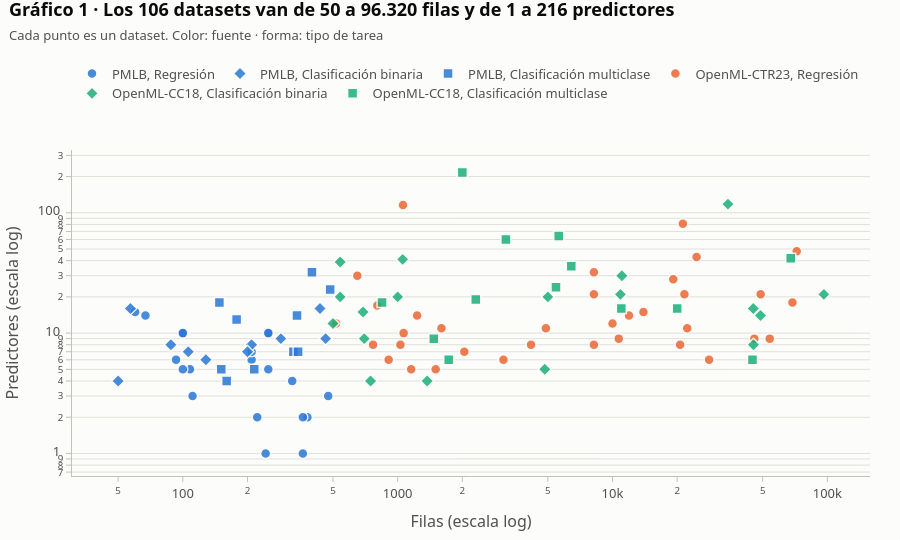

Notebook code cell kept with this figure:
### Markdown cell above
## 1. Origen de los datos

La idea era conseguir datasets que cubrieran cada uno de los casos que el usuario podría llegar a elegir a través del form. 

La colección combina tres fuentes públicas: **OpenML-CC18** (clasificación, ≥ 500 filas),
**OpenML-CTR23** (regresión, ≥ 500 filas) y **PMLB** (ambas tareas, < 500 filas). De 267
candidatos, 195 cumplían los criterios de elegibilidad y se conservaron **106**, estratificados
por tamaño y tipo de tarea para que ningún régimen domine la comparación.

### Code cell
datasets = pd.DataFrame(COLECCION["datasets"])
FUENTES = {"openml-cc18": "OpenML-CC18", "openml-ctr23": "OpenML-CTR23", "pmlb": "PMLB"}
TAREAS = {"regression": "Regresión", "binary classification": "Clasificación binaria",
          "multiclass classification": "Clasificación multiclase"}
datasets["fuente"] = datasets.source.map(FUENTES)
datasets = datasets.merge(METAFEATURES[["dataset", "task", "rows"]].rename(
    columns={"dataset": "name", "task": "tarea_mf", "rows": "banda_filas"}), on="name")
datasets["tarea"] = datasets.tarea_mf.map(TAREAS)

fig = px.scatter(
    datasets, x="rows", y="predictors", color="fuente", symbol="tarea",
    log_x=True, log_y=True, hover_name="name",
    hover_data={"rows": ":,", "predictors": True, "fuente": True, "tarea": True},
    color_discrete_sequence=[AZUL, NARANJA, AQUA],
    symbol_sequence=["circle", "diamond", "square"],
    labels={"rows": "Filas (escala log)", "predictors": "Predictores (escala log)",
            "fuente": "Fuente", "tarea": "Tarea"},
)
fig.update_traces(marker=dict(size=10, opacity=0.85, line=dict(width=1.5, color=FONDO)))
estilo(fig, f"Gráfico 1 · Los {len(datasets)} datasets van de {datasets.rows.min():,} a "
            f"{datasets.rows.max():,} filas y de {datasets.predictors.min()} a "
            f"{datasets.predictors.max()} predictores".replace(",", "."),
       "Cada punto es un dataset. Color: fuente · forma: tipo de tarea", alto=540).show()

### Figure 1 — Plotly figure (JSON) as saved in the notebook; plotly's stock layout.template omitted (floating-point values rounded to 4 significant figures)
{"data": [{"customdata": [["PMLB", "Regresión"], ["PMLB", "Regresión"], ["PMLB", "Regresión"], ["PMLB", "Regresión"], ["PMLB", "Regresión"], ["PMLB", "Regresión"], ["PMLB", "Regresión"], ["PMLB", "Regresión"], ["PMLB", "Regresión"], ["PMLB", "Regresión"], ["PMLB", "Regresión"], ["PMLB", "Regresión"], ["PMLB", "Regresión"], ["PMLB", "Regresión"], ["PMLB", "Regresión"], ["PMLB", "Regresión"], ["PMLB", "Regresión"], ["PMLB", "Regresión"], ["PMLB", "Regresión"], ["PMLB", "Regresión"]], "hovertemplate": "<b>%{hovertext}</b><br><br>Fuente=%{customdata[0]}<br>Tarea=%{customdata[1]}<br>Filas (escala log)=%{x:,}<br>Predictores (escala log)=%{y}<extra></extra>", "hovertext": ["210_cloud", "230_machine_cpu", "519_vinnie", "527_analcatdata_election2000", "542_pollution", "557_analcatdata_apnea1", "561_cpu", "591_fri_c1_100_10", "602_fri_c3_250_10", "611_fri_c3_100_5", "613_fri_c3_250_5", "634_fri_c2_100_10", "657_fri_c2_250_10", "678_visualizing_environmental", "690_visualizing_galaxy", "706_sleuth_case1202", "712_chscase_geyser1", "first_principles_supernovae_zg", "nikuradse_1", "nikuradse_2"], "legendgroup": "PMLB, Regresión", "marker": {"color": "#2a78d6", "line": {"color": "#fcfcfb", "width": 1.5}, "opacity": 0.85, "size": 10, "symbol": "circle"}, "mode": "markers", "name": "PMLB, Regresión", "orientation": "v", "showlegend": true, "type": "scatter", "x": [108, 209, 380, 67, 60, 475, 209, 100, 250, 100, 250, 100, 250, 111, 323, 93, 222, 243, 362, 362], "xaxis": "x", "y": [5, 6, 2, 14, 15, 3, 7, 10, 10, 5, 5, 10, 10, 3, 4, 6, 2, 1, 2, 1], "yaxis": "y"}, {"customdata": [["PMLB", "Clasificación binaria"], ["PMLB", "Clasificación binaria"], ["PMLB", "Clasificación binaria"], ["PMLB", "Clasificación binaria"], ["PMLB", "Clasificación binaria"], ["PMLB", "Clasificación binaria"], ["PMLB", "Clasificación binaria"], ["PMLB", "Clasificación binaria"], ["PMLB", "Clasificación binaria"], ["PMLB", "Clasificación binaria"]], "hovertemplate": "<b>%{hovertext}</b><br><br>Fuente=%{customdata[0]}<br>Tarea=%{customdata[1]}<br>Filas (escala log)=%{x:,}<br>Predictores (escala log)=%{y}<extra></extra>", "hovertext": ["analcatdata_aids", "appendicitis", "biomed", "breast_cancer", "congressional_voting_records", "labor", "mux6", "postoperative_patient_data", "prnn_crabs", "saheart"], "legendgroup": "PMLB, Clasificación binaria", "marker": {"color": "#2a78d6", "line": {"color": "#fcfcfb", "width": 1.5}, "opacity": 0.85, "size": 10, "symbol": "diamond"}, "mode": "markers", "name": "PMLB, Clasificación binaria", "orientation": "v", "showlegend": true, "type": "scatter", "x": [50, 106, 209, 286, 435, 57, 128, 88, 200, 462], "xaxis": "x", "y": [4, 7, 8, 9, 16, 16, 6, 8, 7, 9], "yaxis": "y"}, {"customdata": [["PMLB", "Clasificación multiclase"], ["PMLB", "Clasificación multiclase"], ["PMLB", "Clasificación multiclase"], ["PMLB", "Clasificación multiclase"], ["PMLB", "Clasificación multiclase"], ["PMLB", "Clasificación multiclase"], ["PMLB", "Clasificación multiclase"], ["PMLB", "Clasificación multiclase"], ["PMLB", "Clasificación multiclase"], ["PMLB", "Clasificación multiclase"]], "hovertemplate": "<b>%{hovertext}</b><br><br>Fuente=%{customdata[0]}<br>Tarea=%{customdata[1]}<br>Filas (escala log)=%{x:,}<br>Predictores (escala log)=%{y}<extra></extra>", "hovertext": ["calendarDOW", "collins", "ecoli", "hayes_roth", "lymphography", "new_thyroid", "penguins", "schizo", "tae", "wine_recognition"], "legendgroup": "PMLB, Clasificación multiclase", "marker": {"color": "#2a78d6", "line": {"color": "#fcfcfb", "width": 1.5}, "opacity": 0.85, "size": 10, "symbol": "square"}, "mode": "markers", "name": "PMLB, Clasificación multiclase", "orientation": "v", "showlegend": true, "type": "scatter", "x": [399, 485, 327, 160, 148, 215, 344, 340, 151, 178], "xaxis": "x", "y": [32, 23, 7, 4, 18, 5, 7, 14, 5, 13], "yaxis": "y"}, {"customdata": [["OpenML-CTR23", "Regresión"], ["OpenML-CTR23", "Regresión"], ["OpenML-CTR23", "Regresión"], ["OpenML-CTR23", "Regresión"], ["OpenML-CTR23", "Regresión"], ["OpenML-CTR23", "Regresión"], ["OpenML-CTR23", "Regresión"], ["OpenML-CTR23", "Regresión"], ["OpenML-CTR23", "Regresión"], ["OpenML-CTR23", "Regresión"], ["OpenML-CTR23", "Regresión"], ["OpenML-CTR23", "Regresión"], ["OpenML-CTR23", "Regresión"], ["OpenML-CTR23", "Regresión"], ["OpenML-CTR23", "Regresión"], ["OpenML-CTR23", "Regresión"], ["OpenML-CTR23", "Regresión"], ["OpenML-CTR23", "Regresión"], ["OpenML-CTR23", "Regresión"], ["OpenML-CTR23", "Regresión"], ["OpenML-CTR23", "Regresión"], ["OpenML-CTR23", "Regresión"], ["OpenML-CTR23", "Regresión"], ["OpenML-CTR23", "Regresión"], ["OpenML-CTR23", "Regresión"], ["OpenML-CTR23", "Regresión"], ["OpenML-CTR23", "Regresión"], ["OpenML-CTR23", "Regresión"], ["OpenML-CTR23", "Regresión"], ["OpenML-CTR23", "Regresión"], ["OpenML-CTR23", "Regresión"], ["OpenML-CTR23", "Regresión"], ["OpenML-CTR23", "Regresión"], ["OpenML-CTR23", "Regresión"], ["OpenML-CTR23", "Regresión"]], "hovertemplate": "<b>%{hovertext}</b><br><br>Fuente=%{customdata[0]}<br>Tarea=%{customdata[1]}<br>Filas (escala log)=%{x:,}<br>Predictores (escala log)=%{y}<extra></extra>", "hovertext": ["Moneyball", "QSAR_fish_toxicity", "abalone", "airfoil_self_noise", "auction_verification", "brazilian_houses", "california_housing", "cars", "concrete_compressive_strength", "cps88wages", "cpu_activity", "diamonds", "energy_efficiency", "fifa", "forest_fires", "fps_benchmark", "geographical_origin_of_music", "grid_stability", "health_insurance", "kin8nm", "kings_county", "miami_housing", "naval_propulsion_plant", "physiochemical_protein", "pumadyn32nh", "red_wine", "sarcos", "socmob", "solar_flare", "space_ga", "student_performance_por", "superconductivity", "video_transcoding", "wave_energy", "white_wine"], "legendgroup": "OpenML-CTR23, Regresión", "marker": {"color": "#eb6834", "line": {"color": "#fcfcfb", "width": 1.5}, "opacity": 0.85, "size": 10, "symbol": "circle"}, "mode": "markers", "name": "OpenML-CTR23, Regresión", "orientation": "v", "showlegend": true, "type": "scatter", "x": [1232, 908, 4177, 1503, 2043, 10692, 20640, 804, 1030, 28155, 8192, 53940, 768, 19178, 517, 24624, 1059, 10000, 22272, 8192, 21613, 13932, 11934, 45730, 8192, 1599, 48933, 1156, 1066, 3107, 649, 21263, 68784, 72000, 4898], "xaxis": "x", "y": [14, 6, 8, 5, 7, 9, 8, 17, 8, 6, 21, 9, 8, 28, 12, 43, 116, 12, 11, 8, 21, 15, 14, 9, 32, 11, 21, 5, 10, 6, 30, 81, 18, 48, 11], "yaxis": "y"}, {"customdata": [["OpenML-CC18", "Clasificación binaria"], ["OpenML-CC18", "Clasificación binaria"], ["OpenML-CC18", "Clasificación binaria"], ["OpenML-CC18", "Clasificación binaria"], ["OpenML-CC18", "Clasificación binaria"], ["OpenML-CC18", "Clasificación binaria"], ["OpenML-CC18", "Clasificación binaria"], ["OpenML-CC18", "Clasificación binaria"], ["OpenML-CC18", "Clasificación binaria"], ["OpenML-CC18", "Clasificación binaria"], ["OpenML-CC18", "Clasificación binaria"], ["OpenML-CC18", "Clasificación binaria"], ["OpenML-CC18", "Clasificación binaria"], ["OpenML-CC18", "Clasificación binaria"], ["OpenML-CC18", "Clasificación binaria"], ["OpenML-CC18", "Clasificación binaria"], ["OpenML-CC18", "Clasificación binaria"], ["OpenML-CC18", "Clasificación binaria"]], "hovertemplate": "<b>%{hovertext}</b><br><br>Fuente=%{customdata[0]}<br>Tarea=%{customdata[1]}<br>Filas (escala log)=%{x:,}<br>Predictores (escala log)=%{y}<extra></extra>", "hovertext": ["PhishingWebsites", "adult", "bank-marketing", "banknote-authentication", "blood-transfusion-service-center", "breast-w", "churn", "climate-model-simulation-crashes", "credit-approval", "credit-g", "cylinder-bands", "dresses-sales", "electricity", "jm1", "nomao", "numerai28.6", "qsar-biodeg", "wilt"], "legendgroup": "OpenML-CC18, Clasificación binaria", "marker": {"color": "#1baf7a", "line": {"color": "#fcfcfb", "width": 1.5}, "opacity": 0.85, "size": 10, "symbol": "diamond"}, "mode": "markers", "name": "OpenML-CC18, Clasificación binaria", "orientation": "v", "showlegend": true, "type": "scatter", "x": [11055, 48842, 45211, 1372, 748, 699, 5000, 540, 690, 1000, 540, 500, 45312, 10885, 34465, 96320, 1055, 4839], "xaxis": "x", "y": [30, 14, 16, 4, 4, 9, 20, 20, 15, 20, 39, 12, 8, 21, 118, 21, 41, 5], "yaxis": "y"}, {"customdata": [["OpenML-CC18", "Clasificación multiclase"], ["OpenML-CC18", "Clasificación multiclase"], ["OpenML-CC18", "Clasificación multiclase"], ["OpenML-CC18", "Clasificación multiclase"], ["OpenML-CC18", "Clasificación multiclase"], ["OpenML-CC18", "Clasificación multiclase"], ["OpenML-CC18", "Clasificación multiclase"], ["OpenML-CC18", "Clasificación multiclase"], ["OpenML-CC18", "Clasificación multiclase"], ["OpenML-CC18", "Clasificación multiclase"], ["OpenML-CC18", "Clasificación multiclase"], ["OpenML-CC18", "Clasificación multiclase"], ["OpenML-CC18", "Clasificación multiclase"]], "hovertemplate": "<b>%{hovertext}</b><br><br>Fuente=%{customdata[0]}<br>Tarea=%{customdata[1]}<br>Filas (escala log)=%{x:,}<br>Predictores (escala log)=%{y}<extra></extra>", "hovertext": ["car", "cmc", "connect-4", "jungle_chess_2pcs_raw_endgame_complete", "letter", "mfeat-factors", "optdigits", "pendigits", "satimage", "segment", "splice", "vehicle", "wall-robot-navigation"], "legendgroup": "OpenML-CC18, Clasificación multiclase", "marker": {"color": "#1baf7a", "line": {"color": "#fcfcfb", "width": 1.5}, "opacity": 0.85, "size": 10, "symbol": "square"}, "mode": "markers", "name": "OpenML-CC18, Clasificación multiclase", "orientation": "v", "showlegend": true, "type": "scatter", "x": [1728, 1473, 67557, 44819, 20000, 2000, 5620, 10992, 6430, 2310, 3190, 846, 5456], "xaxis": "x", "y": [6, 9, 42, 6, 16, 216, 64, 16, 36, 19, 60, 18, 24], "yaxis": "y"}], "layout": {"font": {"color": "#0b0b0b", "family": "system-ui, -apple-system, 'Segoe UI', sans-serif", "size": 13}, "height": 540, "hoverlabel": {"bgcolor": "white", "font": {"family": "system-ui, -apple-system, 'Segoe UI', sans-serif", "size": 13}}, "legend": {"font": {"color": "#52514e"}, "orientation": "h", "title": {}, "tracegroupgap": 0, "x": 0, "y": 1.127, "yanchor": "bottom"}, "margin": {"b": 60, "l": 70, "r": 30, "t": 150}, "paper_bgcolor": "#fcfcfb", "plot_bgcolor": "#fcfcfb", "title": {"text": "<b>Gráfico 1 · Los 106 datasets van de 50 a 96.320 filas y de 1 a 216 predictores</b><br><span style='font-size:13px;color:#52514e'>Cada punto es un dataset. Color: fuente · forma: tipo de tarea</span>", "x": 0.01, "xanchor": "left", "y": 0.97, "yanchor": "top"}, "xaxis": {"anchor": "y", "domain": [0, 1], "linecolor": "#c3c2b7", "showgrid": false, "tickcolor": "#c3c2b7", "tickfont": {"color": "#52514e"}, "title": {"font": {"color": "#52514e"}, "text": "Filas (escala log)"}, "type": "log"}, "yaxis": {"anchor": "x", "domain": [0, 1], "gridcolor": "#e1e0d9", "linecolor": "#c3c2b7", "showgrid": true, "tickcolor": "#c3c2b7", "tickfont": {"color": "#52514e"}, "title": {"font": {"color": "#52514e"}, "text": "Predictores (escala log)"}, "type": "log"}}}
